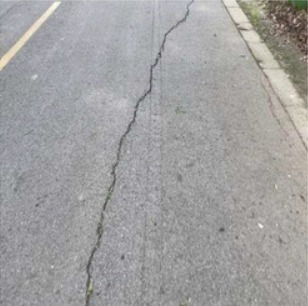
#> input picture crack_detection_project/images/WhatsApp Image 2026-05-10 at 1.27.53 PM (1).jpeg, 308 x 306 px; its folder holds only this picture in this run
$ python analysis_comparisons.py   (older library calls are emulated)
#> lines starting #> are read from the running program, lines starting #| are printed output that depends on the picture; after the words box and inside, x2 and y2 are one past the last pixel; in counts of white or black regions, pixels touching at a corner belong together
"""
Analysis Comparisons
Produces 5 dedicated comparison/analysis figures covering the full image set.
"""
import cv2
import numpy as np
import matplotlib.pyplot as plt
import os
import glob
import sys

os.makedirs("output_figures", exist_ok=True)
image_paths = sorted(glob.glob("images/*.jpg") + glob.glob("images/*.jpeg"))
if not image_paths:
    print("No images found in images/ directory. Please add .jpg images and run again.")
    sys.exit()

num_images = min(5, len(image_paths))

# Figure A: Filter Comparison (Gaussian vs Median)
fig_A = plt.figure(figsize=(15, 4 * num_images))
for idx in range(num_images):
    img = cv2.imread(image_paths[idx])
#> img is the input picture: shape (306, 308, 3); mean B, G, R 160.6, 160.5, 161.3
    resized = cv2.resize(img, (512, 512))
    gray = cv2.cvtColor(resized, cv2.COLOR_BGR2GRAY)

    gaussian = cv2.GaussianBlur(gray, (5, 5), 1)
    median = cv2.medianBlur(gray, 5)

    ax1 = fig_A.add_subplot(num_images, 3, idx*3 + 1)
    ax1.imshow(gray, cmap='gray')
    if idx == 0: ax1.set_title("Original Grayscale")
    ax1.axis('off')

    ax2 = fig_A.add_subplot(num_images, 3, idx*3 + 2)
    ax2.imshow(gaussian, cmap='gray')
    if idx == 0: ax2.set_title("Gaussian")
    ax2.axis('off')

    ax3 = fig_A.add_subplot(num_images, 3, idx*3 + 3)
    ax3.imshow(median, cmap='gray')
    if idx == 0: ax3.set_title("Median")
    ax3.axis('off')

fig_A.suptitle("Spatial Filter Comparison: Analyze Noise Removal and Detail Preservation (Median > Gaussian)", fontsize=16)
plt.tight_layout()
plt.savefig("output_figures/analysis_A_filter_comparison.png")
plt.show()

# Figure B: Segmentation Comparison (Otsu vs Adaptive)
fig_B = plt.figure(figsize=(15, 4 * num_images))
for idx in range(num_images):
    img = cv2.imread(image_paths[idx])
    resized = cv2.resize(img, (512, 512))
    gray = cv2.cvtColor(resized, cv2.COLOR_BGR2GRAY)

    enhanced = cv2.equalizeHist(gray)
    _, otsu = cv2.threshold(enhanced, 0, 255, cv2.THRESH_BINARY + cv2.THRESH_OTSU)
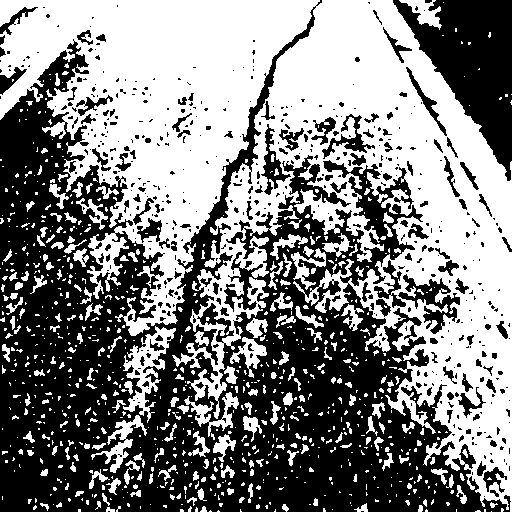
#> otsu: shape (512, 512); 51.1% white; 544 black regions (416 under 20 px), largest, box (x1, y1, x2, y2) and area: (0, 0, 511, 512) 104439, (393, 0, 512, 181) 10274, (398, 274, 460, 334) 1279
    adaptive = cv2.adaptiveThreshold(enhanced, 255, cv2.ADAPTIVE_THRESH_GAUSSIAN_C, cv2.THRESH_BINARY, 11, 2)
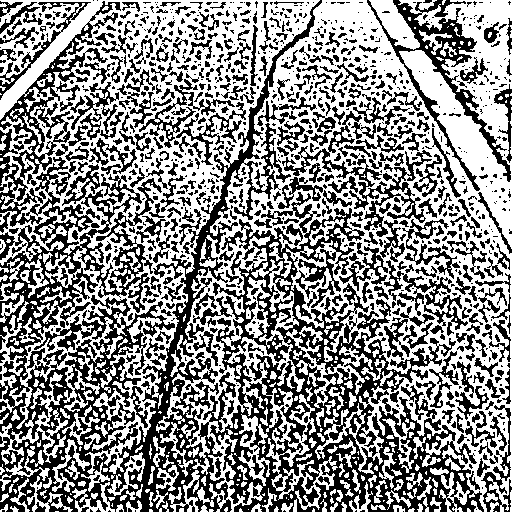
#> adaptive: shape (512, 512); 55% white; 1132 black regions (686 under 20 px), largest, box (x1, y1, x2, y2) and area: (0, 0, 484, 512) 69315, (367, 0, 511, 191) 4010, (282, 111, 432, 237) 2853

    ax1 = fig_B.add_subplot(num_images, 3, idx*3 + 1)
    ax1.imshow(enhanced, cmap='gray')
    if idx == 0: ax1.set_title("Enhanced Grayscale")
    ax1.axis('off')

    ax2 = fig_B.add_subplot(num_images, 3, idx*3 + 2)
    ax2.imshow(otsu, cmap='gray')
    if idx == 0: ax2.set_title("Otsu Result")
    ax2.axis('off')
    # Adding annotation under Otsu result about over/under-segmentation
    ax2.text(0.5, -0.15, "Identify: Otsu often causes under-segmentation (misses cracks)\nor over-segmentation (labels shadows as cracks)", transform=ax2.transAxes, ha='center', fontsize=10)
    ax3.text(0.5, -0.15, "Analyze: Adaptive preserves details better but may keep noise", transform=ax3.transAxes, ha='center', fontsize=10)

    ax3 = fig_B.add_subplot(num_images, 3, idx*3 + 3)
    ax3.imshow(adaptive, cmap='gray')
    if idx == 0: ax3.set_title("Adaptive Result")
    ax3.axis('off')

fig_B.suptitle("Segmentation Comparison: Otsu (Over/Under-segmentation) vs Adaptive (Detail Preserved)", fontsize=16)
plt.tight_layout()
plt.savefig("output_figures/analysis_B_segmentation_comparison.png")
plt.show()

# Figure C: Edge Detection Comparison (Canny vs Sobel)
fig_C = plt.figure(figsize=(15, 4 * num_images))
for idx in range(num_images):
    img = cv2.imread(image_paths[idx])
    resized = cv2.resize(img, (512, 512))
    gray = cv2.cvtColor(resized, cv2.COLOR_BGR2GRAY)

    blurred = cv2.GaussianBlur(gray, (5, 5), 1)
    canny = cv2.Canny(blurred, 50, 150)
#> canny: shape (512, 512); 1.4% white in thin lines or dots

    sobelx = cv2.Sobel(blurred, cv2.CV_64F, 1, 0, ksize=3)
    sobely = cv2.Sobel(blurred, cv2.CV_64F, 0, 1, ksize=3)
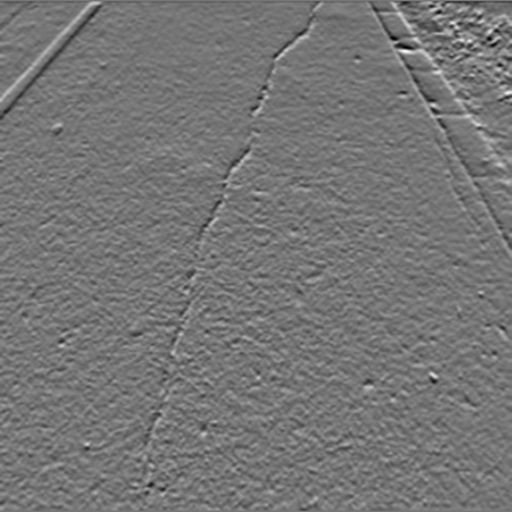
#> sobely: shape (512, 512) float64; min -157, max 181, mean -0.4; drawn with min black and max white
    magnitude = np.sqrt(sobelx**2 + sobely**2)
    sobel = cv2.normalize(magnitude, None, 0, 255, cv2.NORM_MINMAX, dtype=cv2.CV_8U)
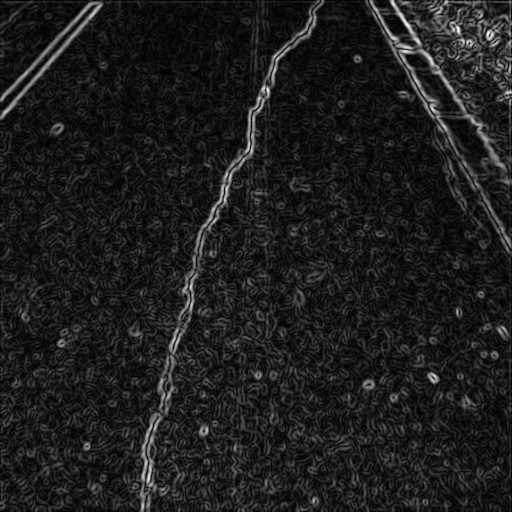
#> sobel: shape (512, 512); min 0, max 255, mean 29.1

    ax1 = fig_C.add_subplot(num_images, 3, idx*3 + 1)
    ax1.imshow(blurred, cmap='gray')
    if idx == 0: ax1.set_title("Blurred Input")
    ax1.axis('off')

    ax2 = fig_C.add_subplot(num_images, 3, idx*3 + 2)
    ax2.imshow(canny, cmap='gray')
    if idx == 0: ax2.set_title("Canny Edges")
    ax2.axis('off')

    ax3 = fig_C.add_subplot(num_images, 3, idx*3 + 3)
    ax3.imshow(sobel, cmap='gray')
    if idx == 0: ax3.set_title("Sobel Edges")
    ax3.axis('off')

fig_C.suptitle("Edge Detection Comparison: Evaluate Edge Clarity and Continuity (Canny > Sobel)", fontsize=16)
plt.tight_layout()
plt.savefig("output_figures/analysis_C_edge_comparison.png")
plt.show()

# Figure D: Canny Parameter Sensitivity Study (Image 1 only)
img1 = cv2.imread(image_paths[0])
resized1 = cv2.resize(img1, (512, 512))
gray1 = cv2.cvtColor(resized1, cv2.COLOR_BGR2GRAY)
blurred1 = cv2.GaussianBlur(gray1, (5, 5), 1)

canny_thresh1 = cv2.Canny(blurred1, 30, 90)
#> canny_thresh1: shape (512, 512); 3.3% white in thin lines or dots
canny_thresh2 = cv2.Canny(blurred1, 50, 150)
canny_thresh3 = cv2.Canny(blurred1, 100, 200)
#> canny_thresh3: shape (512, 512); 0.47% white in thin lines or dots

plt.figure(figsize=(15, 5))
plt.subplot(131)
plt.imshow(canny_thresh1, cmap='gray')
plt.title("Canny (30, 90)")
plt.axis('off')

plt.subplot(132)
plt.imshow(canny_thresh2, cmap='gray')
plt.title("Canny (50, 150)")
plt.axis('off')

plt.subplot(133)
plt.imshow(canny_thresh3, cmap='gray')
plt.title("Canny (100, 200)")
plt.axis('off')

plt.suptitle("Parameter Sensitivity: Effect of Canny Thresholds on Crack Edge Detection", fontsize=16)
plt.tight_layout()
plt.savefig("output_figures/analysis_D_parameter_sensitivity.png")
plt.show()

# Figure E: Full Pipeline Summary (Image 1 only)
enhanced1 = cv2.equalizeHist(gray1)
_, otsu1 = cv2.threshold(blurred1, 0, 255, cv2.THRESH_BINARY + cv2.THRESH_OTSU)
#> otsu1: shape (512, 512); 50.4% white; 293 black regions (191 under 20 px), largest, box (x1, y1, x2, y2) and area: (0, 11, 511, 512) 108724, (393, 0, 512, 181) 10343, (398, 275, 460, 334) 1261
kernel = np.ones((3, 3), np.uint8)
closed1 = cv2.morphologyEx(canny_thresh2, cv2.MORPH_CLOSE, kernel)
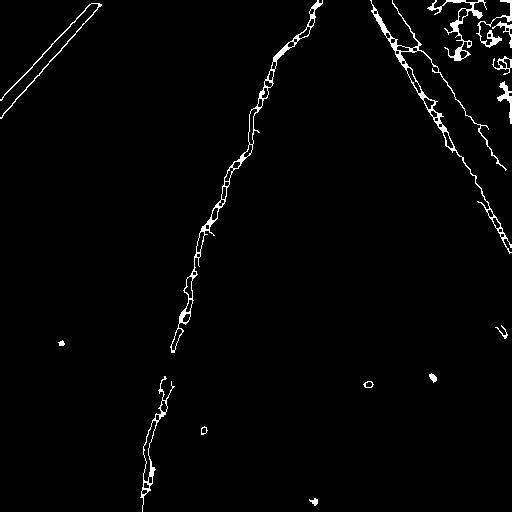
#> closed1: shape (512, 512); 1.9% white in thin lines or dots

hough_overlay1 = resized1.copy()
lines = cv2.HoughLinesP(closed1, rho=1, theta=np.pi/180, threshold=50, minLineLength=30, maxLineGap=10)
#> lines = 44 rows, first 6: [475, 182, 511, 245], [481, 202, 510, 252], [373, 10, 453, 144], [180, 328, 212, 210], [0, 117, 101, 5], [33, 64, 89, 4]
if lines is not None:
    for line in lines:
        x1, y1, x2, y2 = line[0]
        cv2.line(hough_overlay1, (x1, y1), (x2, y2), (0, 255, 0), 2)
#> this loop made 44 passes
#> (x1, y1, x2, y2) on passes 1 to 12: (475, 182, 511, 245), (481, 202, 510, 252), (373, 10, 453, 144), (180, 328, 212, 210), (0, 117, 101, 5), (33, 64, 89, 4), (420, 93, 444, 135), (392, 3, 468, 116), (248, 135, 276, 54), (376, 16, 438, 127), (148, 452, 163, 394), (460, 156, 502, 228)
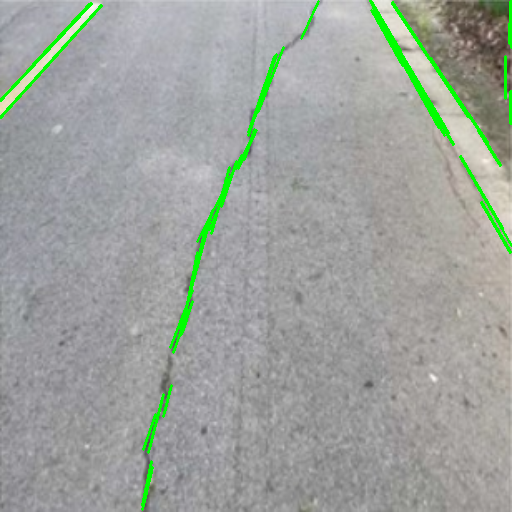
#> hough_overlay1: shape (512, 512, 3); mean B, G, R 156.8, 162.9, 157.3

plt.figure(figsize=(16, 8))

plt.subplot(241), plt.imshow(cv2.cvtColor(resized1, cv2.COLOR_BGR2RGB)), plt.title("1. Original Color")
plt.axis('off')

plt.subplot(242), plt.imshow(gray1, cmap='gray'), plt.title("2. Grayscale")
plt.axis('off')

plt.subplot(243), plt.imshow(enhanced1, cmap='gray'), plt.title("3. Enhanced (Hist Eq)")
plt.axis('off')

plt.subplot(244), plt.imshow(blurred1, cmap='gray'), plt.title("4. Gaussian Filtered")
plt.axis('off')

plt.subplot(245), plt.imshow(otsu1, cmap='gray'), plt.title("5. Otsu Segmented")
plt.axis('off')

plt.subplot(246), plt.imshow(canny_thresh2, cmap='gray'), plt.title("6. Canny Edges")
plt.axis('off')

plt.subplot(247), plt.imshow(closed1, cmap='gray'), plt.title("7. Morphological Closing")
plt.axis('off')

plt.subplot(248), plt.imshow(cv2.cvtColor(hough_overlay1, cv2.COLOR_BGR2RGB)), plt.title("8. Hough Lines Overlay")
plt.axis('off')

plt.suptitle("Full Pipeline Summary", fontsize=18)
plt.tight_layout()
plt.savefig("output_figures/analysis_E_full_pipeline_summary.png")
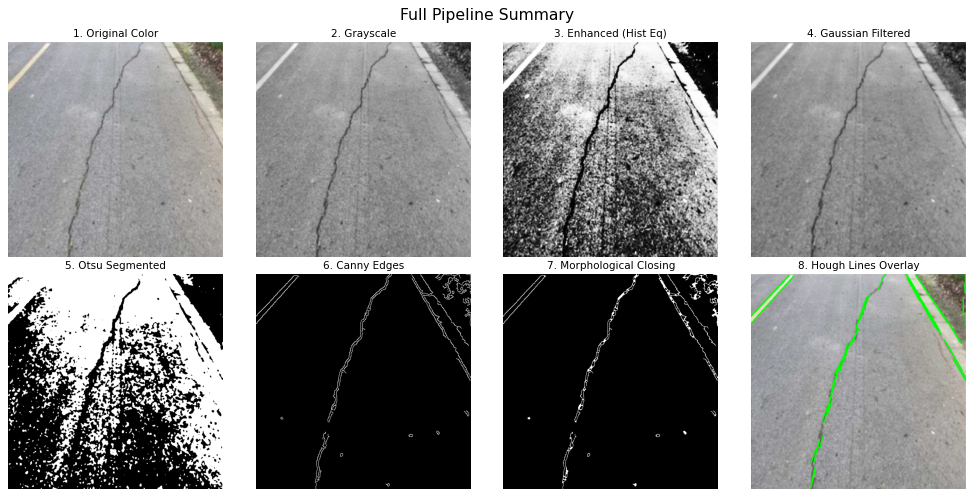
#> figure drawn by matplotlib, 8 panels
plt.show()

$ run again, on crack_detection_project/images/WhatsApp Image 2026-05-10 at 1.27.53 PM (5).jpeg
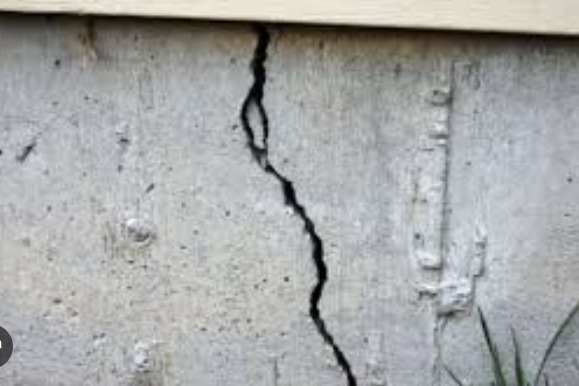
#> input picture crack_detection_project/images/WhatsApp Image 2026-05-10 at 1.27.53 PM (5).jpeg, 579 x 386 px
#> img is the input picture: shape (386, 579, 3); mean B, G, R 166.9, 167.2, 165.9
#> `_, otsu = cv2.threshold(enhanced, 0, 255, cv2.THRESH_BINARY + cv2.THRE..`:
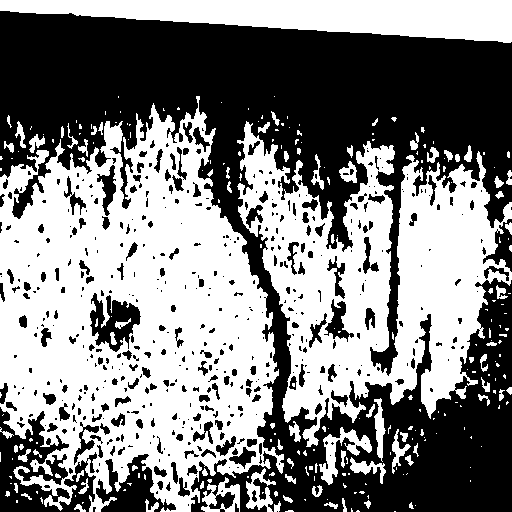
#> otsu: shape (512, 512); 51.4% white; 507 black regions (340 under 20 px), largest, box (x1, y1, x2, y2) and area: (0, 11, 512, 512) 105286, (0, 407, 97, 512) 4912, (96, 454, 176, 512) 2142
#> adaptive: shape (512, 512); 59.4% white; 1177 black regions (694 under 20 px), largest, box (x1, y1, x2, y2) and area: (96, 43, 353, 512) 15690, (342, 218, 481, 512) 7572, (364, 74, 512, 377) 7467
#> canny: shape (512, 512); 2.1% white in thin lines or dots
#> canny_thresh1: shape (512, 512); 4.9% white in thin lines or dots
#> canny_thresh3: shape (512, 512); 1.2% white in thin lines or dots
#> otsu1: shape (512, 512); 86% white; 50 black regions (35 under 20 px), largest, box (x1, y1, x2, y2) and area: (0, 13, 512, 512) 32513, (423, 403, 512, 512) 2487, (0, 433, 12, 486) 459
#> closed1: shape (512, 512); 2.5% white in thin lines or dots
#> lines = 39 rows, first 6: [218, 26, 417, 39], [391, 275, 393, 203], [389, 358, 389, 316], [383, 458, 384, 425], [65, 16, 113, 19], [390, 432, 390, 396]
#> the loop `for line in lines:` made 39 passes
#> after the loop `for line in lines:`:
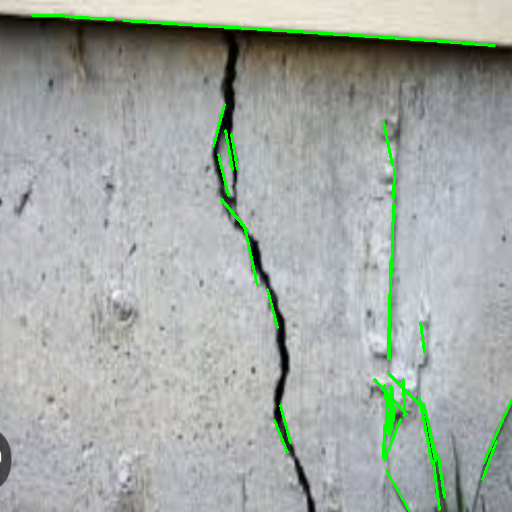
#> hough_overlay1: shape (512, 512, 3); mean B, G, R 164.3, 169.7, 163.2

$ run again, on crack_detection_project/images/WhatsApp Image 2026-05-10 at 1.27.53 PM (6).jpeg
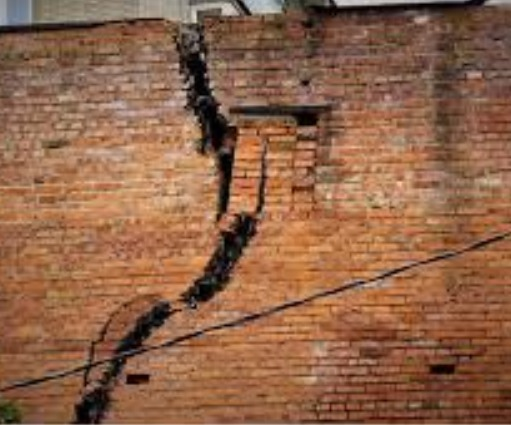
#> input picture crack_detection_project/images/WhatsApp Image 2026-05-10 at 1.27.53 PM (6).jpeg, 511 x 425 px
#> img is the input picture: shape (425, 511, 3); mean B, G, R 73.2, 100.1, 143.9
#> `_, otsu = cv2.threshold(enhanced, 0, 255, cv2.THRESH_BINARY + cv2.THRE..`:
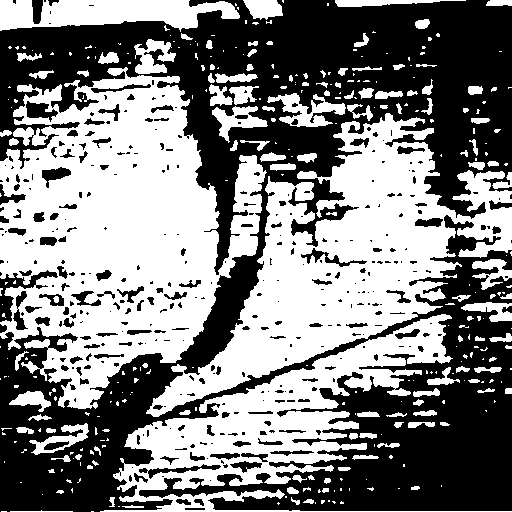
#> otsu: shape (512, 512); 50.4% white; 368 black regions (238 under 20 px), largest, box (x1, y1, x2, y2) and area: (0, 0, 512, 512) 118750, (0, 270, 58, 322) 771, (26, 101, 58, 122) 366
#> adaptive: shape (512, 512); 55% white; 695 black regions (382 under 20 px), largest, box (x1, y1, x2, y2) and area: (0, 0, 512, 511) 65174, (367, 120, 512, 296) 6439, (0, 79, 173, 179) 3084
#> canny: shape (512, 512); 6.2% white in thin lines or dots
#> canny_thresh1: shape (512, 512); 15.6% white in thin lines or dots
#> canny_thresh3: shape (512, 512); 2.2% white in thin lines or dots
#> otsu1: shape (512, 512); 63.5% white; 251 black regions (162 under 20 px), largest, box (x1, y1, x2, y2) and area: (0, 0, 512, 270) 45293, (143, 371, 512, 512) 20125, (0, 339, 367, 512) 14475
#> closed1: shape (512, 512); 7.8% white in thin lines or dots
#> lines = 288 rows, first 6: [22, 510, 223, 510], [22, 511, 223, 511], [218, 509, 400, 509], [225, 391, 449, 305], [75, 447, 289, 365], [426, 318, 466, 303]
#> the loop `for line in lines:` made 288 passes
#> after the loop `for line in lines:`:
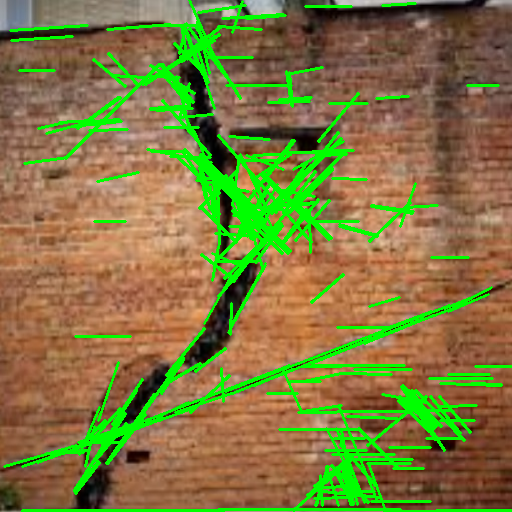
#> hough_overlay1: shape (512, 512, 3); mean B, G, R 64, 121.5, 126.4

$ run again, on crack_detection_project/images/WhatsApp Image 2026-05-10 at 1.27.53 PM (2).jpeg
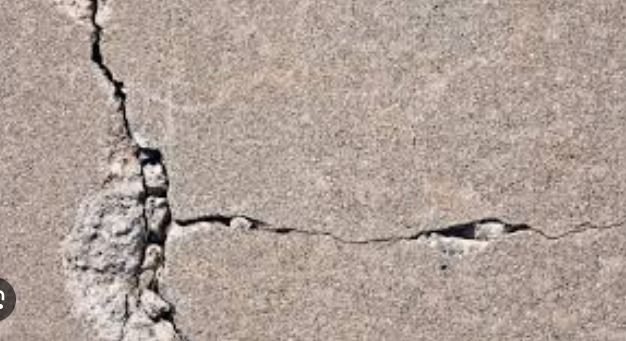
#> input picture crack_detection_project/images/WhatsApp Image 2026-05-10 at 1.27.53 PM (2).jpeg, 626 x 341 px
#> img is the input picture: shape (341, 626, 3); mean B, G, R 152, 160.2, 175.1
#> otsu: shape (512, 512); 51.1% white; 795 black regions (547 under 20 px), largest, box (x1, y1, x2, y2) and area: (0, 0, 512, 512) 90742, (150, 112, 248, 211) 1962, (86, 0, 165, 87) 1899
#> adaptive: shape (512, 512); 51.7% white; 815 black regions (495 under 20 px), largest, box (x1, y1, x2, y2) and area: (0, 0, 512, 512) 63161, (0, 97, 108, 512) 12400, (265, 172, 372, 323) 3420
#> canny: shape (512, 512); 5.1% white in thin lines or dots
#> canny_thresh1: shape (512, 512); 22.1% white in thin lines or dots
#> canny_thresh3: shape (512, 512); 2% white in thin lines or dots
#> otsu1: shape (512, 512); 96.6% white; 77 black regions (50 under 20 px), largest, box (x1, y1, x2, y2) and area: (104, 301, 194, 438) 2445, (72, 0, 108, 211) 1360, (108, 217, 139, 309) 1223
#> closed1: shape (512, 512); 7.6% white; 107 white regions (11 under 20 px), largest, box (x1, y1, x2, y2) and area: (46, 0, 512, 512) 11555, (386, 263, 434, 314) 532, (417, 414, 475, 497) 468
#> lines = 276 rows, first 6: [89, 203, 93, 272], [110, 286, 135, 467], [125, 433, 131, 481], [134, 398, 138, 428], [96, 151, 118, 277], [98, 272, 103, 168]
#> the loop `for line in lines:` made 276 passes
#> after the loop `for line in lines:`:
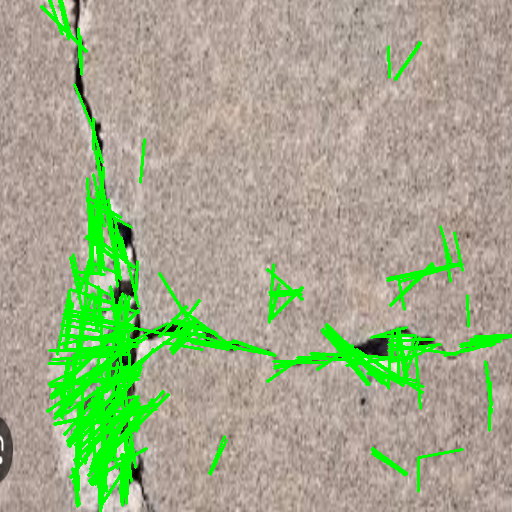
#> hough_overlay1: shape (512, 512, 3); mean B, G, R 137.6, 170.7, 159
